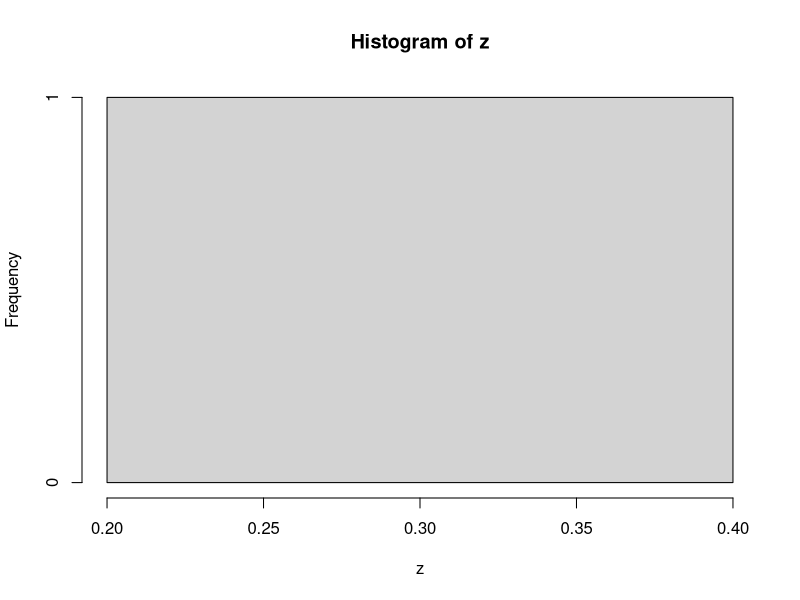
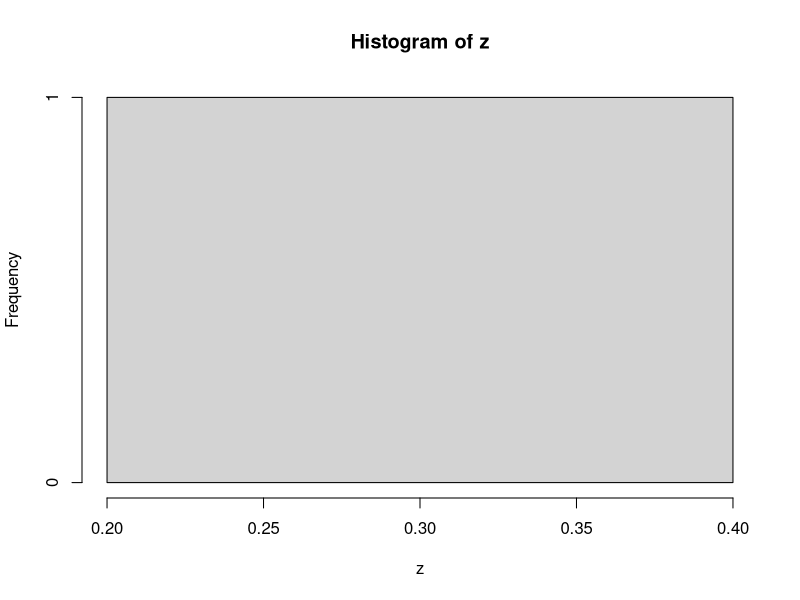

The R source for these figures, in order:
# my_dbinom <- function (k,n,p){
#     bin_coeff <- factorial(n) / (factorial(k) * factorial(n - k))
#     return (bin_coeff * p^k * (1-p)^(n-k))
# }
# print(my_dbinom(4,10,0.3))
# print(mean(rbinom(10000,10,0.3)>=5))
# print(1-pbinom(4,10,0.3))
# expected_val=25*0.3
# print(expected_val)
# A=mean(rbinom(10000,25,0.3))
# print(A)

# variance=25*0.3*0.7
# print(variance)
# B=var(rbinom(15000,25,0.3))
# print(B)

# A=rbinom(10000,1,0.6)
# B=rbinom(10000,1,0.1)
# print(mean(A | B))

# X1=rbinom(10000,1,0.45)
# X2=rbinom(10000,1,0.38)
# print(mean(X1 | X2))


m=1000*0.20#mean
# print(m)
v=200*(1-0.20)#variance
# print(v)
z=pnorm(190,m,sqrt(v))
print(z)
plot(hist(z,30))


cx=pbinom(190,1000,0.2)
print(cx)
